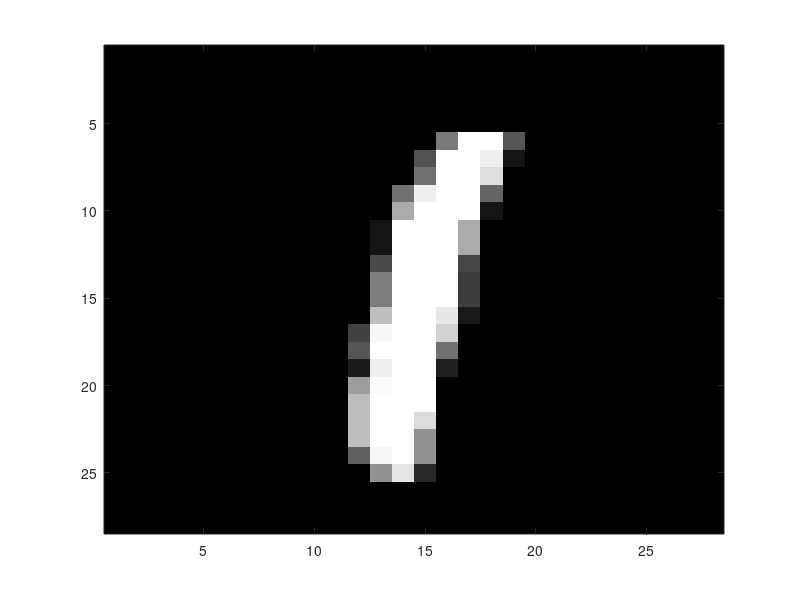

Recreate this plot in MATLAB. (Note: this script raises an error after producing the figure.)

clear;
close all;

%% In this script, you need to implement three functions as part of the k-means algorithm.
% These steps will be repeated until the algorithm converges:

  % 1. initialize_centroids
  % This function sets the initial values of the centroids
  
  % 2. assign_vector_to_centroid
  % This goes through the collection of all vectors and assigns them to
  % centroid based on norm/distance
  
  % 3. update_centroids
  % This function updates the location of the centroids based on the collection
  % of vectors (handwritten digits) that have been assigned to that centroid.


%% Initialize Data Set
% These next lines of code read in two sets of MNIST digits that will be used for training and testing respectively.

% training set (1500 images)
train=csvread('mnist_train_1500.csv'); % csvread reads the training file and assigns it's values to array "train" 
                                       % which contains 1500 images(rows) and 785 grey values of pixels(columns) for each image
trainsetlabels = train(:,785);          %The correct number value of the generated image 
train=train(:,1:784);                   %The actual array of grayscale values
train(:,785)=zeros(1500,1);             %Sets the "answer keys" to zero

% testing set (200 images with 11 outliers)
test=csvread('mnist_test_200_woutliers.csv');
% store the correct test labels
correctlabels = test(:,785);            %correct test labels
test=test(:,1:784);%Actual array of grayscale values
%[numRowsTest, numColsTest] = size(test);
%test = zeros(numRowsTest, numColsTest);

% now, zero out the labels in "test" so that you can use this to assign
% your own predictions and evaluate against "correctlabels"
% in the 'cs1_mnist_evaluate_test_set.m' script
test(:,785)=zeros(200,1);

%% After initializing, you will have the following variables in your workspace:
% 1. train (a 1500 x 785 array, containins the 1500 training images)
% 2. test (a 200 x 785 array, containing the 200 testing images)
% 3. correctlabels (a 200 x 1 array containing the correct labels (numerical
% meaning) of the 200 test images

%% To visualize an image, you need to reshape it from a 784 dimensional array into a 28 x 28 array.
% to do this, you need to use the reshape command, along with the transpose
% operation.  For example, the following lines plot the first test image

figure;
colormap('gray'); % this tells MATLAB to depict the image in grayscale
testimage = reshape(test(1,1:784), [28 28]);
% we are reshaping the first row of 'test', columns 1-784 (since the 785th
% column is going to be used for storing the centroid assignment.
imagesc(testimage'); % this command plots an array as an image.  Type 'help imagesc' to learn more.
%% After importing, the array 'train' consists of 1500 rows and 785 columns.
% Each row corresponds to a different handwritten digit (28 x 28 = 784)
% plus the last column, which is used to index that row (i.e., label which
% cluster it belongs to.  Initially, this last column is set to all zeros,
% since there are no clusters yet established.

%% This next section of code calls the three functions you are asked to specify

k = 50; % set k <I set it k to 5 and the iteration to 8 randomly
max_iter = 50; % set the number of iterations of the algorithm

%% The next line initializes the centroids.  Look at the initialize_centroids()
% function, which is specified further down this file.

centroids=initialize_centroids(train,k);

%% Initialize an array that will store k-means cost at each iteration

cost_iteration = zeros(max_iter, 1);        %Gonna be our vertical axis but starts out empty zeros

%% This for-loop enacts the k-means algorithm


for iter=1:max_iter
      for i= 1: length(train(:,1))
          % function 3
          [idx, cost] = assign_vector_to_centroid(train(i,:),centroids);
          train(i,785)= idx;    %assigns predicted label to image
          cost_iteration(iter,:) = cost_iteration(iter,:) + cost;   %vertical axis values
      end
centroids = update_Centroids(train, k);

    
end

%% This section of code plots the k-means cost as a function of the number
% of iterations

figure;
plot(cost_iteration);


%% This next section of code will make a plot of all of the centroids
% Again, use help <functionname> to learn about the different functions
% that are being used here.

figure;
colormap('gray');

plotsize = ceil(sqrt(k));

for ind=1:k
    
    centr=centroids(ind,[1:784]);
    subplot(plotsize,plotsize,ind);
    
    imagesc(reshape(centr,[28 28])');
    title(strcat('Centroid ',num2str(ind)))

end

%% Function to initialize the centroids
% This function randomly chooses k vectors from our training set and uses 
% them to be our initial centroids
% There are other ways you might initialize centroids.
% ***Feel free to experiment.***
% Note that this function takes two inputs and emits one output (y).


centroid_labels=zeros(k,1);
for i=(1:k)
    clustermodes=trainsetlabels(train(:,785)==i);
    centroid_labels(i,1)=mode(clustermodes);
end

function y=initialize_centroids(data,num_centroids)     % y is a matrix of num_centroids x n

random_index=randperm(size(data,1));

centroids=data(random_index(1:num_centroids),:);

y=centroids;

end

%% Function to pick the Closest Centroid using norm/distance
% This function takes two arguments, a vector and a set of centroids
% It returns the index of the assigned centroid and the distance between
% the vector and the assigned centroid.

function [index, vec_distance] = assign_vector_to_centroid(data,centroids)

    data_vector = reshape(data(1:784), 1, 784);

    comparison = 10000000000000;
    index = 1;

    for i = 1:size(centroids,1)          %goes from 1 to number of rows of centroids (aka the random images)
        centroid_vector = centroids(i,1:784);
        current_distance = norm(data_vector - centroid_vector)^2;

        if current_distance < comparison
            comparison = current_distance;
            index = i;
        end
    end

    % Return the index and the squared distance
    vec_distance = comparison;

end


%% Function to compute new centroids using the mean of the vectors currently assigned to the centroid.
% This function takes the set of training images and the value of k.
% It returns a new set of centroids based on the current assignment of the
% training images.

function new_centroids=update_Centroids(data,K)

new_centroids = zeros(K,784);
for j = 1:(K)
    cluster = data(data(:,785) == j, 1:784);

    mean_cluster = mean(cluster,1);

    new_centroids(j,:) = mean_cluster;

end

end

